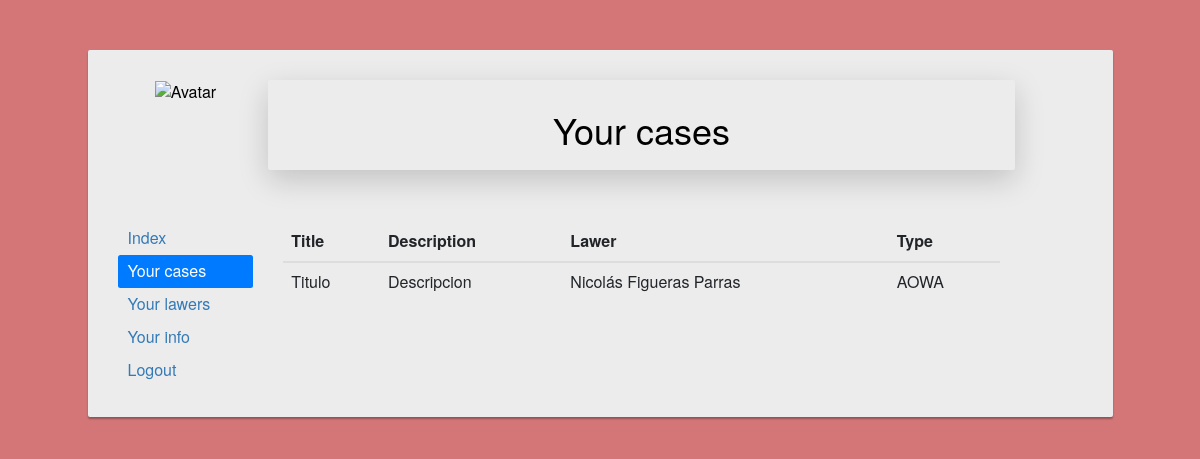
Page /personalArea/Client/Cases/index.php (signed in) on the committed database.
### tables this page shows
CREATE TABLE `cases` (
  `case_ID` bigint(20) UNSIGNED NOT NULL,
  `title` varchar(200) NOT NULL,
  `description` varchar(1000) NOT NULL,
  `lawer_ID` bigint(20) NOT NULL,
  `client_ID` bigint(20) NOT NULL,
  `type` varchar(50) NOT NULL
);

CREATE TABLE `lawers` (
  `lawer_ID` bigint(20) UNSIGNED NOT NULL,
  `name` varchar(50) NOT NULL,
  `surname` varchar(70) NOT NULL,
  `birth_date` date NOT NULL,
  `phone` int(11) NOT NULL,
  `email` varchar(50) NOT NULL,
  `username` varchar(15) NOT NULL,
  `password` varchar(30) NOT NULL,
  `salary` float NOT NULL
);

### personalArea/Client/Cases/index.php (the view, shortened to what this page needs)
<!DOCTYPE html>
<html lang="en">
    <head>
        <link rel="stylesheet" href="https://stackpath.bootstrapcdn.com/bootstrap/4.3.1/css/bootstrap.min.css">
        <link rel="stylesheet" href="https://maxcdn.bootstrapcdn.com/bootstrap/3.3.7/css/bootstrap.min.css">
        <link rel="stylesheet" href="https://maxcdn.bootstrapcdn.com/font-awesome/4.7.0/css/font-awesome.min.css">
    </head>
    <body>
            <?php
                $db = connectDb();
            ?>
        <div class="container-fluid content">
            <div class="row">
                <div class="col-10 offset-1 insideContainer">
                    <div class="row">
                        <div class="col-2 avatar">
                            <img src="../../../img/iconAvatar.png" alt="Avatar">
                        </div>
                        <div class="col-9 shadow-lg p-3 mb-5 bg-#70c5c0 rounded">
                            <h1 class="h1" style="text-align: center">Your cases</h1>
                        </div>
                    </div>
                    <br>
                    <div class="row">
                        <div class="col-2">
                                <div class="nav flex-column nav-pills" id="v-pills-tab" role="tablist" aria-orientation="vertical">
                                    <a class='nav-link' href='../../Client/'>Index</a>
                                    <a class='nav-link active' href='../Cases/'>Your cases</a>
                                    <a class='nav-link' href="../Lawer/">Your lawers</a>
                                    <a class="nav-link" href="../Info/">Your info</a>
                                    <a class="nav-link" href="../../../login/logout.php">Logout</a>
                                </div>
                        </div>
                            <div class="col-9">
                                <?php
                                    $listQuery = mysqli_query($db, "SELECT * FROM cases WHERE client_ID = '$_SESSION[id_user]'");
                                    if($row = mysqli_fetch_array($listQuery)){
                                        echo "<table class='table'>";
                                            echo "<thead>";
                                                echo "<tr>";
                                                    echo "<th scope='col'>Title</th>";
                                                    echo "<th scope='col'>Description</th>";
                                                    echo "<th scope='col'>Lawer</th>";
                                                    echo "<th scope='col'>Type</th>";
                                                echo "</tr>";
                                            echo "</thead>";
                                            do{
                                                echo "<tr>";
                                                    echo "<td>".$row["title"]."</td>";
                                                    echo "<td>".$row["description"]."</td>";
                                                    $lawerName = mysqli_fetch_array(mysqli_query($db, "SELECT * FROM lawers WHERE lawer_ID = '$row[lawer_ID]'"));
                                                    echo "<td>".$lawerName["name"]." ".$lawerName["surname"]."</td>";
                                                    echo "<td>".$row["type"]."</td>";
                                                echo "</tr>";
                                            }while($row = mysqli_fetch_array($listQuery));
                                    }else{
                                        echo "There is no record";
                                    }
                                ?>
                            </div>
                    </div>
                </div>
            </div>
        </div>
    </body>
</html>

### personalArea/Client/Cases/index.php (style rules this page uses)
html, body { overflow-x: hidden; }
body { color: #fff; background: #d47677; }
.content { margin: 0 auto; padding: 50px 0px 300px; }
.insideContainer { color:black; border-radius: 2px; margin-bottom: 15px; font-size: 16px; background: #ececec; box-shadow: 0px 2px 2px rgba(0, 0, 0, 0.3); padding: 30px; position: relative; width:80vw; }
.avatar { text-align: center; }
.avatar img { width: 95px; height: 95px; }

### rows in the picture
cases: title "Titulo", description "Descripcion", lawer_ID.name "Nicolás", lawer_ID.surname "Figueras Parras", type "AOWA"
